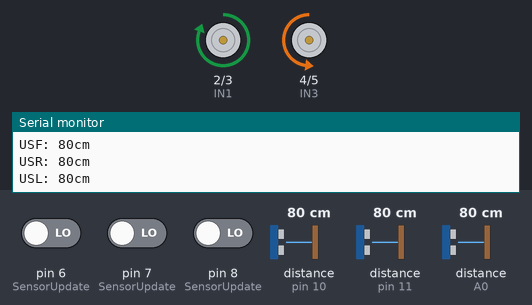
A sketch run on a simulated Arduino Uno, built with avr-gcc and run on an emulated ATmega328P. Parts: motor-driver pin pairs drawn as motors (green arrow = first pin HIGH = forward, orange = second pin HIGH = backward, longer = more drive), the last lines printed to the serial monitor. The test bench sets the inputs (shaded band); at power-on: distance to the obstacle (sensors on pin 10, A0, pin 11) 80 cm, pin 8 (SensorUpdate) LOW, pin 6 (SensorUpdate) LOW, pin 7 (SensorUpdate) LOW.

Above: at 4.3 s.
5.2 s: distance to the obstacle (sensor on pin 10) set to 17 cm
At 5.94 s:
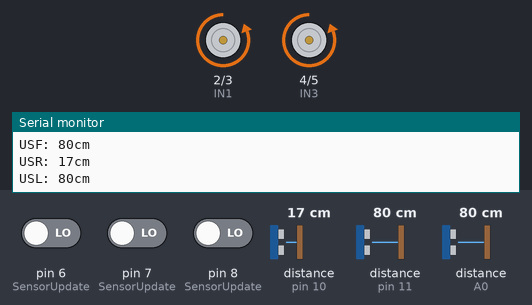
8.2 s: distance to the obstacle (sensor on pin 10) set to 14 cm
At 9.8 s:
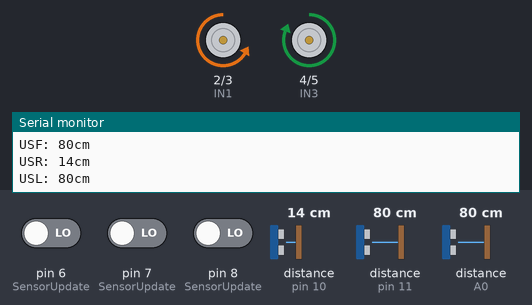
11.2 s: pin 8 (SensorUpdate) driven HIGH
At 12.9 s:
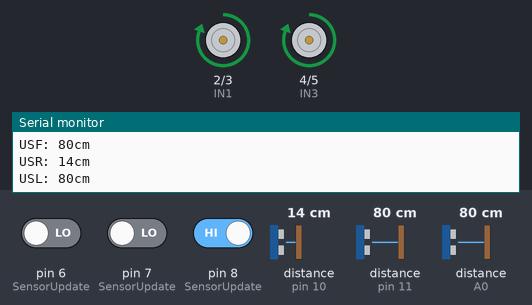
14.2 s: distance to the obstacle (sensor on pin 10) set to 18 cm
At 15.95 s:
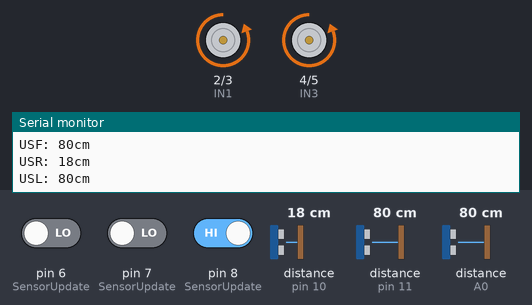
17.2 s: distance to the obstacle (sensor on A0) set to 17 cm
20.2 s: distance to the obstacle (sensor on A0) set to 14 cm
Timing chart, 0 to 24.2 s (numbered marks = the images above; inputs shaded):
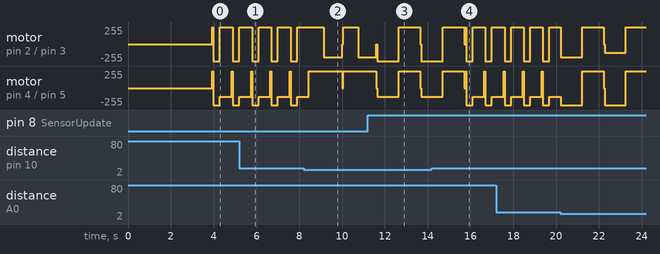

The sketch:

Sumobot.ino
```cpp
//Faith
#include <Ultrasonic.h>
Ultrasonic ultrasonic1(9, 10);
Ultrasonic ultrasonic2(12, 11);
Ultrasonic ultrasonic3(A1, A0);
int IN1 = 2;
int IN2 = 3;
int IN3 = 4;
int IN4 = 5;
int Speed = 0;
int USR, USL, USF;
int FSL, FSR, FSB;

void setup()
{
  Serial.begin(9600);
  pinMode(IN1, OUTPUT);
  pinMode(IN2, OUTPUT);
  pinMode(IN3, OUTPUT);
  pinMode(IN4, OUTPUT);
  pinMode(6, INPUT);
  pinMode(7, INPUT);
  pinMode(8, INPUT);
  delay(3900);
}
void loop()
{

  SensorUpdate();


  if (USR<=15)
    {  switch(FSB)
      {
        case 1:
        BACKleft();
        delay(1000);
        Speed=255;
        FORWARD();
        delay(1000);
        Stop();
        SensorUpdate();
        break;

        case 0:
          Speed=255;
          FORWARD();
          delay(700);
          right();
          delay(850);
          Stop();
          SensorUpdate();
          break;

      }
    }
  else if (USL<=15)
    {
      switch(FSB)
     {  case 1:
          BACKright();
          delay(1000);
          Speed=255;
          FORWARD();
          delay(1000);
          Stop();
          SensorUpdate();
          break;
        case 0:
          Speed=255;
          FORWARD();
          delay(700);
          left();
          delay(950);
          Stop();
          SensorUpdate();
          break;
      }
    }
  else if (USF<=20)
    {
      Speed=255;
      FORWARD();
    }
  else if (((FSR==0) || (FSL==0)) || ((FSR==0) && (FSL==0)))
    {
      Speed=150;
      FORWARD();
      delay(50);
      Speed=255;
      BACKWARD();
      delay(300);
      left();
      delay(500);
      SensorUpdate();
    }
  else if (FSB==0)
    { Speed=180;
      FORWARD();
      delay(100);
      left();
      delay(100);
    }
  else
    {
      Speed=200;
      FORWARD();
    }
}
void FORWARD() {
  //When we want to let Motor To move forward,
  // just void this part on the loop section .
  analogWrite(IN1, Speed);
  analogWrite(IN2, 0);
  analogWrite(IN3, Speed);
  analogWrite(IN4, 0);
}//--------------------------------------------
void BACKWARD() {
  //When we want to let Motor To move forward,
  // just void this part on the loop section .
  analogWrite(IN1, 0);
  analogWrite(IN2, Speed);
  analogWrite(IN3, 0);
  analogWrite(IN4, Speed);
}//--------------------------------------------
void BACKleft()
{
  //When we want to let Motor To Rotate ,
  // just void this part on the loop section .
   analogWrite(IN1, 0);
   analogWrite(IN2, 255);
   analogWrite(IN3, 0);
   analogWrite(IN4, 130);
}//--------------------------------------------
void BACKright()
{
  //When we want to let Motor To Rotate ,
  // just void this part on the loop section .
   analogWrite(IN1, 0);
   analogWrite(IN2, 130);
   analogWrite(IN3, 0);
   analogWrite(IN4, 255);
}//--------------------------------------------
void right()
{
  //When we want to let Motor To move right ,
  // just void this part on the loop section .
   analogWrite(IN1, 0);
   analogWrite(IN2, 200);
   analogWrite(IN3, 130);
   analogWrite(IN4, 0);
}//--------------------------------------------
void left()
{
  //When we want to let Motor To move left ,
  // just void this part on the loop section .
   analogWrite(IN1, 200);
   analogWrite(IN2, 0);
   analogWrite(IN3, 0);
   analogWrite(IN4, 130);
}//--------------------------------------------
void Stop()
{
  //When we want to  Motor To stop ,
  // just void this part on the loop section .
  analogWrite(IN1, 0);
  analogWrite(IN2, 0);
  analogWrite(IN3, 0);
  analogWrite(IN4, 0);
}
void SensorUpdate()
{
  FSL = digitalRead(6);
  FSR = digitalRead(7);
  FSB = digitalRead(8);
  Serial.print("Floor Sensors:");
  Serial.print(digitalRead(6));
  Serial.print(digitalRead(7));
  Serial.print(digitalRead(8));
  Serial.println("");
  Serial.print("USF: ");
  Serial.print(ultrasonic2.read());
  USF = ultrasonic2.read();
  Serial.println("cm");
  Serial.print("USR: ");
  Serial.print(ultrasonic1.read());
  Serial.println("cm");
  USR = ultrasonic1.read();
  Serial.print("USL: ");
  Serial.print(ultrasonic3.read());
  Serial.println("cm");
  USL = ultrasonic3.read();
}
```

Measured:
- the behaviour switches between 16 and 15 cm on distance to the obstacle (sensor on pin 10) (found by bisection; images 1 and 2)
- by itself, motor on pin 4 (IN3) / pin 5 (IN4): alternates forward 255/255 for 1.0 s and backward 255/255 for 1.0 s
